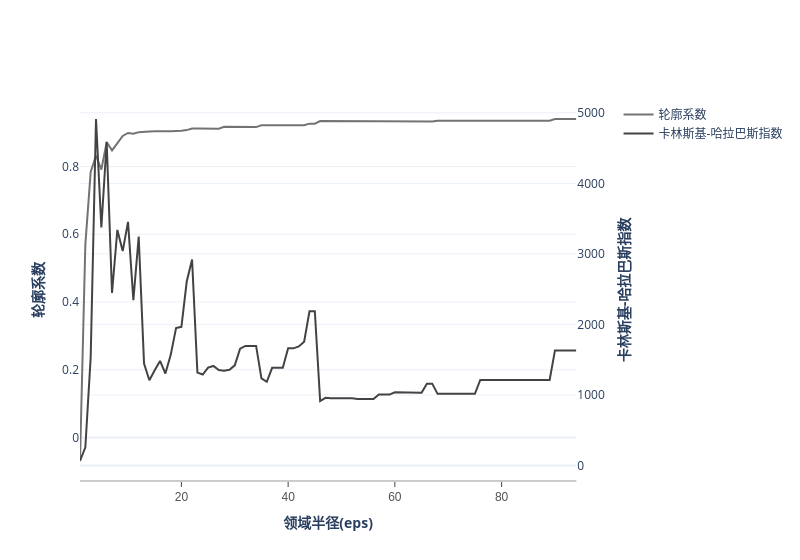

Notebook code cell kept with this figure:
### Markdown cell above
## 聚类结果评估

### Code cell
df_dbscan_now = df_dbscan_result[df_dbscan_result.min_samples == set(df_dbscan_result.min_samples)[1]]
myplot.Double_Axes_Line(df_dbscan_now,"eps","silhouette","calinski_harabasz",
                        xAxes_name = "领域半径(eps)",
                        line1_name = "轮廓系数",
                        line2_name = "卡林斯基-哈拉巴斯指数")
